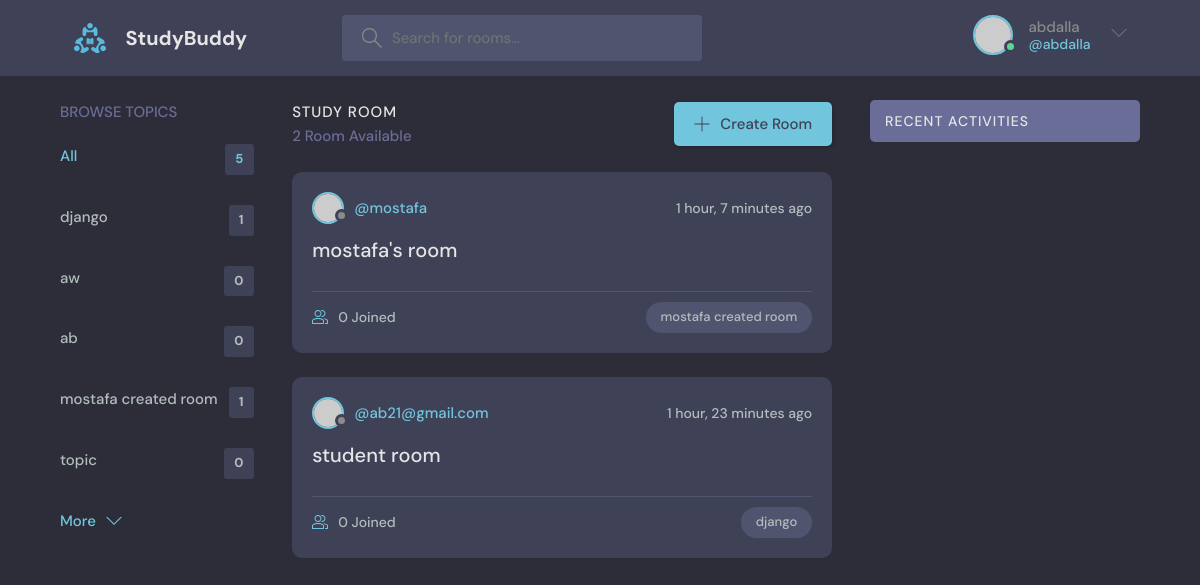
The page / (signed in) on the database its author committed.
### base/models.py (models this page shows, shortened)
class Topic(models.Model):
    name = models.CharField(max_length=200)

class Room(models.Model):
    host = models.ForeignKey(User, on_delete=models.SET_NULL, null=True)
    topic = models.ForeignKey(Topic, on_delete=models.SET_NULL, null=True)
    name = models.CharField(max_length=200)
    desctription = models.TextField(null=True, blank=True)
    participants = models.ManyToManyField(User, related_name='participans', blank=True)
    updated = models.DateTimeField(auto_now=True)
    created = models.DateTimeField(auto_now_add=True)
    class Meta:
        ordering = ["-updated", '-created']

### base/views.py (the view)
# urls.py: path("", views.home, name="home"),
def home(request):
    q = request.GET.get('q') if request.GET.get("q") != None else ""
    rooms = Room.objects.filter(
        Q(topic__name__icontains=q) |
        Q(name__icontains=q)
        | Q(desctription__icontains=q)
    )
    topics = Topic.objects.all()
    room_count = rooms.count()
    room_messages = Message.objects.filter(Q(room__topic__name__icontains=q))
    context = {"rooms": rooms, 'topics': topics, 'room_count': room_count, 'room_messages': room_messages}
    return render(request, "base/home.html", context)

### base/templates/base/home.html (shortened to what this page needs)
  {% extends 'main.html' %}
  {% block content%}
    <main class="layout layout--3">
      <div class="container">
        {% include "base/topic_component.html"%}
        <div class="roomList">
          <div class="roomList__header">
            <div>
              <h2>Study Room</h2>
              <p>{{room_count}} Room Available</p>
            </div>
            <a class="btn btn--main" href="{% url 'create-room' %}">
              <svg version="1.1" xmlns="http://www.w3.org/2000/svg" width="32" height="32" viewBox="0 0 32 32">
                <title>add</title>
                <path
                  d="M16.943 0.943h-1.885v14.115h-14.115v1.885h14.115v14.115h1.885v-14.115h14.115v-1.885h-14.115v-14.115z"
                ></path>
              </svg>
              Create Room
            </a>
          </div>
          {% include 'base/feed_component.html'%}
        </div>
        {% include  "base/activity.html" %}
      </div>
    </main>
 {% endblock %}

### templates/navbar.html (shortened to what this page needs)
{% load static %}
<header class="header header--loggedIn">
    <div class="container">
      <a href="{%url 'home' %}" class="header__logo">
        <img src="{% static 'images/logo.svg' %}" />
        <h1>StudyBuddy</h1>
      </a>
      <form class="header__search"  method="GET" action="{% url 'home' %}">
        <label>
          <input placeholder="Search for rooms..." name="q"/>
        </label>
      </form>
      <nav class="header__menu">
        {% if request.user.is_authenticated %}
        <div class="header__user">
          <a href="{% url 'update-user' %}">
            <div class="avatar avatar--medium active">
              <img src="https://randomuser.me/api/portraits/men/37.jpg" />
            </div>
            <p>{{ request.user.username }} <span>@{{ request.user.username }}</span></p>
          </a>
          <button class="dropdown-button">
            <svg version="1.1" xmlns="http://www.w3.org/2000/svg" width="32" height="32" viewBox="0 0 32 32">
              <title>chevron-down</title>
              <path d="M16 21l-13-13h-3l16 16 16-16h-3l-13 13z"></path>
            </svg>
          </button>
        </div>
        {% else %}
        <a href="{%url 'login' %}">
          <img src="{% static 'images/avatar.svg' %}" />
          <p>Login</p>
        </a>
        {% endif %}
      </nav>
    </div>
  </header>

### base/templates/base/topic_component.html
<div class="topics">
    <div class="topics__header">
      <h2>Browse Topics</h2>
    </div>
    <ul class="topics__list">
      <li>
        <a href="{% url 'home' %}" class="active">All <span>{{topics.count}}</span></a>
      </li>
      {% for topic in topics %}
      <li>
        <a href="{% url 'home' %}?q={{topic.name}}">{{topic.name}} <span>{{topic.room_set.all.count}}</span></a>
      </li>
      {%endfor%}
    </ul>
    <a class="btn btn--link" href="{% url 'home' %}">
      More
      <svg version="1.1" xmlns="http://www.w3.org/2000/svg" width="32" height="32" viewBox="0 0 32 32">
        <title>chevron-down</title>
        <path d="M16 21l-13-13h-3l16 16 16-16h-3l-13 13z"></path>
      </svg>
    </a>
  </div>

### base/templates/base/feed_component.html (shortened to what this page needs)
{% for room in rooms %}
<div class="roomListRoom">
    <div class="roomListRoom__header">
      <a href="{% url 'user-profile' room.host.id %}"    class="roomListRoom__author">
        <div class="avatar avatar--small">
          <img src="https://randomuser.me/api/portraits/women/11.jpg" />
        </div>
        <span>@{{room.host.username}}</span>
      </a>
      <div class="roomListRoom__actions">
        <span>{{room.created|timesince}} ago</span>
      </div>
    </div>
    <div class="roomListRoom__content">
      <a href="{% url 'room' room.id %}">{{room.name}}</a>
    </div>
    <div class="roomListRoom__meta">
      <a href="room.html" class="roomListRoom__joined">
        {{room.participants.all.count}} Joined
      </a>
      <p class="roomListRoom__topic">{{room.topic.name}}</p>
    </div>
  </div>
  {% endfor %}

### rows shown on the page
Topic: name "django", room_set.all.count "1"
Topic: name "aw", room_set.all.count "0"
Topic: name "ab", room_set.all.count "0"
Topic: name "mostafa created room", room_set.all.count "1"
Topic: name "topic", room_set.all.count "0"
Room: host.username "mostafa", created "1 hour, 7 minutes", name "mostafa's room", participants.all.count "0", topic.name "mostafa created room"
Room: host.username "ab21@gmail.com", created "1 hour, 23 minutes", name "student room", participants.all.count "0", topic.name "django"

### other values the page prints
{{ request.user.username }} "abdalla"
{{ topics.count }} "5"
{{ room_count }} "2"
